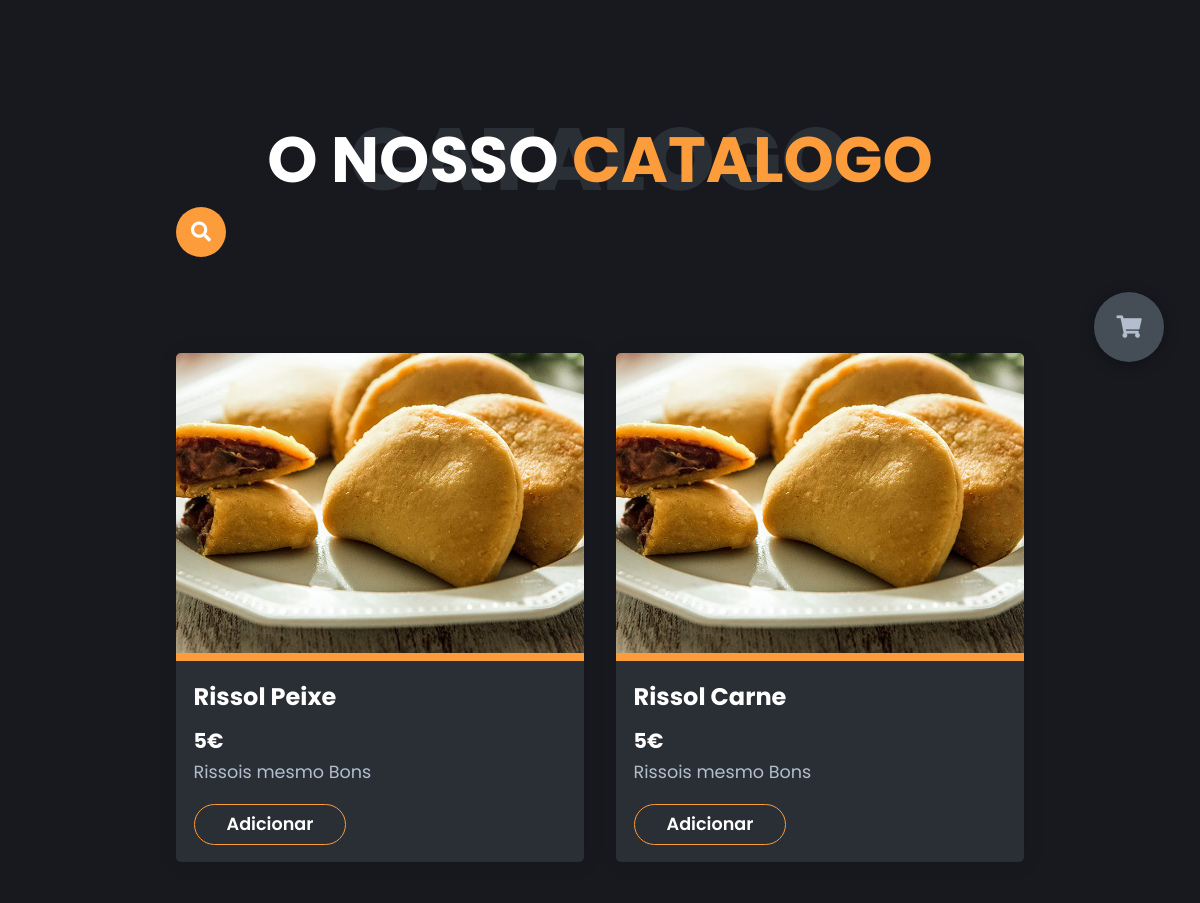
Before: /php/catalogo.php (signed in, upper part) with the older database file.
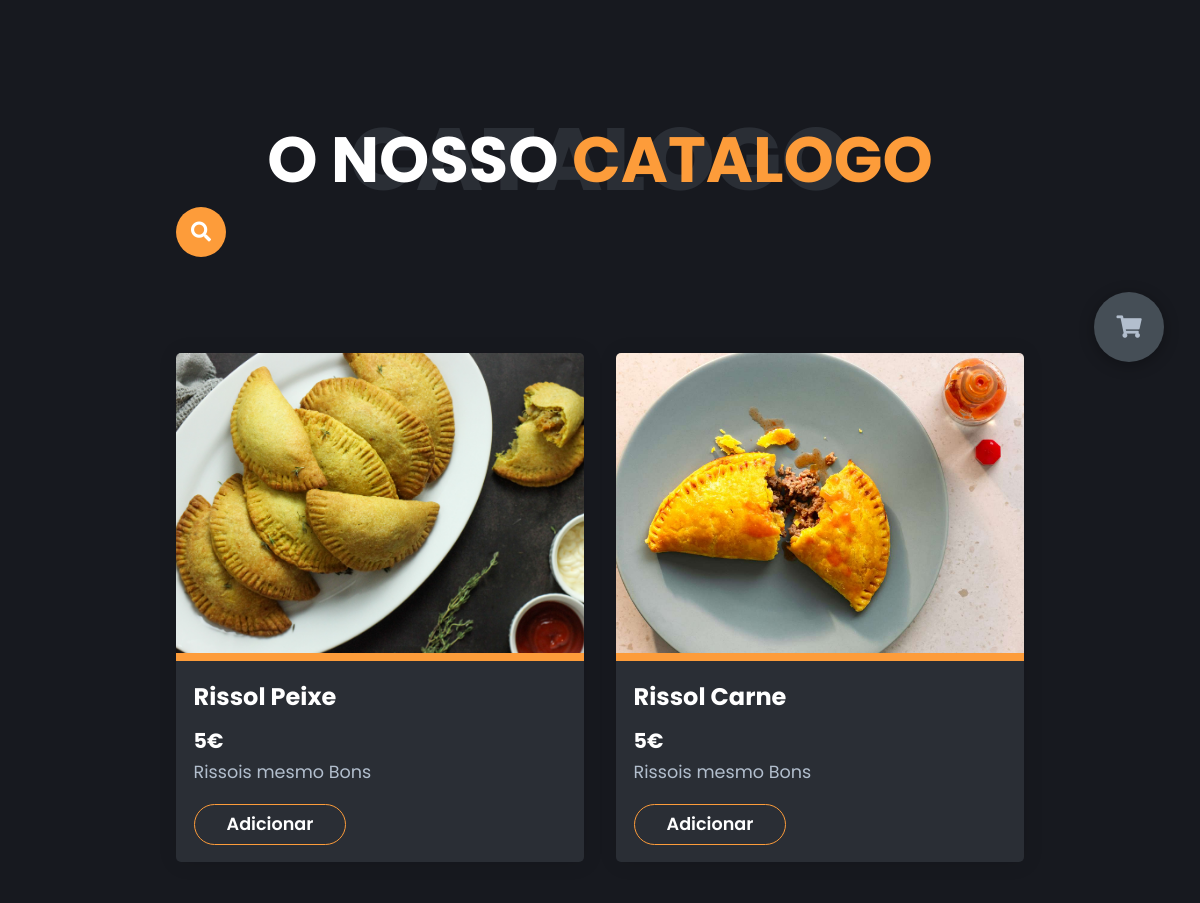
After: the same page with the newer database file.
### tables this page shows
CREATE TABLE "Produtos" (
    "id_produto" INTEGER PRIMARY KEY AUTOINCREMENT,
    "nome_produto" VARCHAR(45) NOT NULL,
    "preco" VARCHAR(50) NOT NULL,
    "desc" VARCHAR(300) DEFAULT 'Rissois mesmo Bons',
    "caminho_imagem" VARCHAR(100)
);

### includes/catalogo_inc.php (called while the page is built)
<?php
include('../includes/conn.php');
$result = $db->query('SELECT * FROM Produtos');
$catalogos = array();
while ($row = $result->fetchArray(SQLITE3_ASSOC)) {
    $catalogos[] = array($row['caminho_imagem'], $row['nome_produto'], $row['desc'], $row['preco']);
}

### php/catalogo.php (the view, shortened to what this page needs)
<?php
$userLoggedIn = isset($_SESSION['userid'])
?>
<!DOCTYPE html>
<html lang="en">
<head>
  <link rel="stylesheet" href="../styles/style.css" />
  <link rel="stylesheet" href="https://cdnjs.cloudflare.com/ajax/libs/font-awesome/5.15.4/css/all.min.css" />
  <link rel="stylesheet" href="https://cdnjs.cloudflare.com/ajax/libs/toastr.js/latest/toastr.min.css">
</head>
<body class="main-content">
  <main>
    <section class="container active" id="catalogo">
      <div class="catalogos-content">
        <div class="main-title">
          <h2>O nosso <span>Catalogo</span><span class="bg-text">Catalogo</span></h2>
        </div>
        <div class="search-box">
          <form method="GET" action="catalogo.php">
            <button type="submit" class="btn-search"><i class="fas fa-search"></i></button>
            <input type="text" name="search" class="input-search" placeholder="Procure alguma coisa..." />
          </form>
        </div>
        <div class="catalogos ">
          <?php
          include('../includes/catalogo_inc.php');
          $searchTerm = isset($_GET['search']) ? $_GET['search'] : '';
          foreach ($catalogos as $catalogo) {
            if (empty($searchTerm) || stripos($catalogo[1], $searchTerm) !== false) {
          ?>
              <div class="catalogo hidden">
                <img src="<?php echo $catalogo[0]; ?>" alt="" />
                <div class="catalogo-text">
                  <h4><?php echo $catalogo[1]; ?></h4>
                  <h3><?php echo $catalogo[3] ?>€</h3>
                  <p><?php echo $catalogo[2]; ?></p>
                  <div class="btn-con">
                    <?php if ($userLoggedIn) { ?>
                      <a class="main-btn add-cart">
                        <span class="btn-text">Adicionar</span>
                      </a>
                    <?php } else { ?>
                    <?php } ?>
                  </div>
                </div>
              </div>
          <?php
            }
          }
          ?>
        </div>
      </div>
    </section>
  </main>
  <div class="profile-btn" id="cart-icon">
    <i class="fas fa-shopping-cart"> </i>
  </div>
</body>
</html>

### styles/style.css (style rules this page uses)
* { margin: 0; padding: 0; box-sizing: border-box; list-style: none; scroll-behavior: smooth; }
:root { --color-primary: #17191f; --color-secondary: #fd9c3a; --color-white: #ffff; --color-black: #000; --color-grey0: #f8f8f8; --color-grey-1: #dbe1e8; --color-grey-2: #b2becd; --color-grey-3: #6c7983; --color-grey-4: #454e56; --color-grey-5: #2a2e35; --color-grey-6: #12181b; --br-sm-2: 14px; --box-shadow-1: 0 5px 15px rgba(0, 0, 0, 0.2); }
body { background-color: var(--color-primary); font-family: "Poppins", sans-serif; font-size: 1.1rem; color: var(--color-white); transition: all 0.4s ease-in-out; }
a { display: inline-block; text-decoration: none; color: inherit; font-family: inherit; }
section { min-height: 100vh; width: 100%; position: absolute; left: 0; top: 0; padding: 3rem 18rem; }
.container { display: none; transform: translateY(-100%) scale(0); transition: all 0.4s ease-in-out; background-color: var(--color-primary); }
.active { display: block; animation: appear 0.8s ease-in-out; transform: translateY(0) scaleY(1); }
.profile-btn { top: 5%; right: 3%; width: 70px; height: 70px; border-radius: 50%; background-color: var(--color-grey-4); cursor: pointer; position: fixed; display: flex; justify-content: center; align-items: center; z-index: 0; box-shadow: 0 3px 15px rgba(0, 0, 0, 0.3); transition: all 0.1s ease-in-out; }
.profile-btn i { font-size: 1.4rem; color: var(--color-grey-2); pointer-events: none; }
.catalogos { display: grid; grid-template-columns: repeat(3, 1fr); grid-gap: 2rem; margin-top: 3rem; }
.catalogos .catalogo { position: relative; background-color: var(--color-grey-5); border-radius: 5px; box-shadow: 1px 1px 20px rgba(0, 0, 0, 0.1); transition: all 0.4s ease-in-out; }
.catalogos .catalogo img { width: 100%; height: 300px; -o-object-fit: cover; object-fit: cover; border-top-left-radius: 5px; border-top-right-radius: 5px; transition: all 0.4s ease-in-out; }
.catalogos .catalogo .catalogo-text { margin-top: -7px; padding: 1.1rem; border-top: 8px solid var(--color-secondary); }
.catalogos .catalogo .catalogo-text h4 { font-size: 1.5rem; margin-bottom: 0.7rem; transition: all 0.4s ease-in-out; cursor: pointer; }
.catalogos .catalogo .catalogo-text p { color: var(--color-grey-2); line-height: 2rem; padding-bottom: 1rem; }
.btn-con { display: flex; align-self: flex-start; }
.main-btn { border-radius: 30px; color: inherit; font-weight: 600; cursor: pointer; position: relative; border: 1px solid var(--color-secondary); display: flex; align-self: flex-start; align-items: center; overflow: hidden; }
.main-btn .btn-text { padding: 0.4rem 2rem; }
.main-btn::before { content: ""; position: absolute; top: 0; right: 0; width: 0; height: 100%; background-color: var(--color-secondary); transform: translateX(100%); transition: all 0.4s ease-out; z-index: -1; }
.main-title { text-align: center; }
.main-title h2 { position: relative; text-transform: uppercase; font-size: 4rem; font-weight: 700; }
.main-title h2 span { color: var(--color-secondary); }
.main-title h2 .bg-text { position: absolute; top: 50%; left: 50%; color: var(--color-grey-5); transition: all 0.4s ease-in-out; z-index: -1; transform: translate(-50%, -50%); font-weight: 800; font-size: 6.3rem; }
.search-box { width: -moz-fit-content; width: fit-content; height: -moz-fit-content; height: fit-content; position: relative; }
.input-search { height: 50px; width: 50px; border-style: none; padding: 10px; font-size: 18px; letter-spacing: 2px; outline: none; border-radius: 25px; transition: all 0.5s ease-in-out; background-color: var(--color-secondary); padding-right: 40px; color: #fff; }
.input-search::placeholder { color: rgba(255, 255, 255, 0.5); font-size: 18px; font-weight: 100; }
.btn-search { width: 50px; height: 50px; border-style: none; font-size: 20px; font-weight: bold; outline: none; cursor: pointer; border-radius: 50%; position: absolute; right: 0px; color: #ffffff; background-color: transparent; pointer-events: painted; }
.hidden { opacity: 0; filter: blur(2px); transform: translateX(-100%); transition: all 1s ease-in-out; }
.show { opacity: 1; filter: blur(0); transform: translateX(0); }
@media screen and (max-width: 1432px) { .container { padding: 7rem 11rem; } }
@media screen and (max-width: 1432px) { .main-title h2 .bg-text { font-size: 5.5rem; } }
@media screen and (max-width: 1250px) { .catalogos { grid-template-columns: repeat(2, 1fr); margin-top: 6rem; } }

Changed rows visible on the page:
changed produtos "Rissol Peixe": caminho_imagem: a different picture
changed produtos "Rissol Carne": caminho_imagem: a different picture
